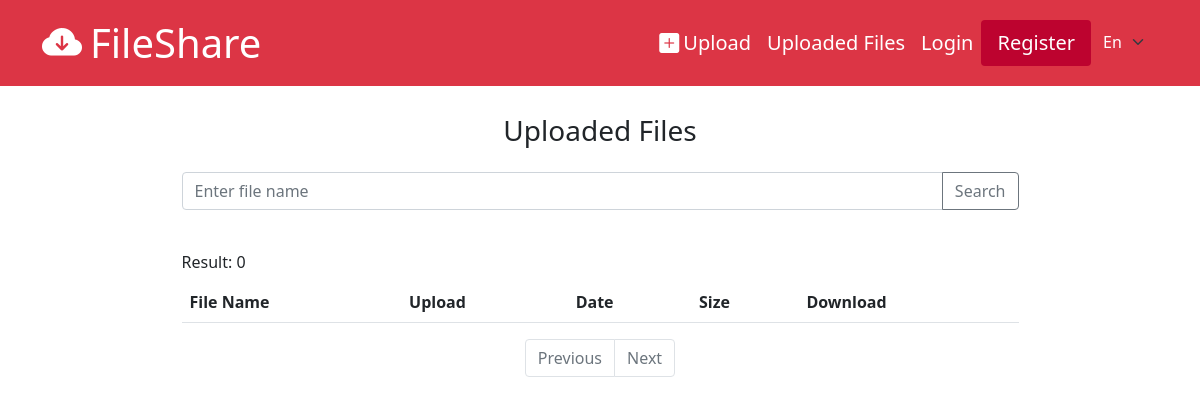
Page /files/all on the earlier database version.
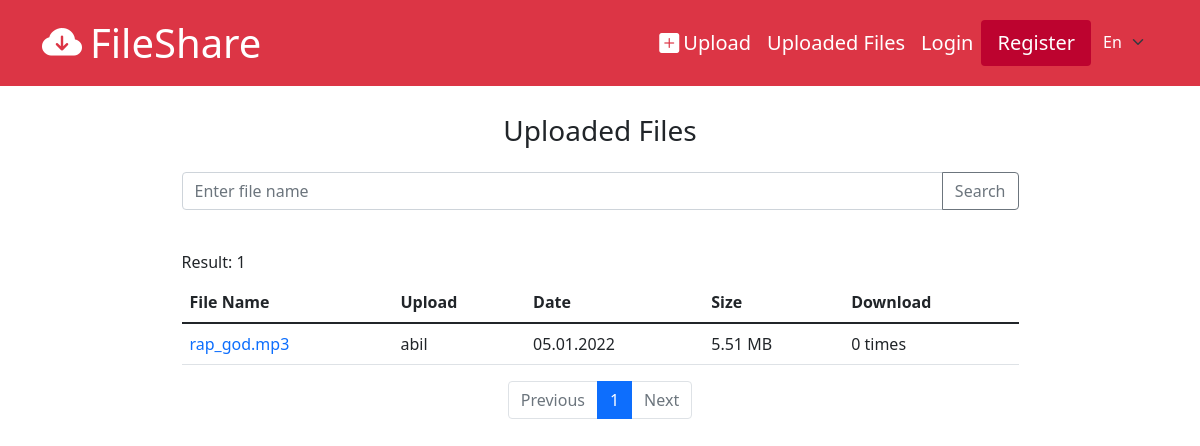
Same page on the later database version.
### tables this page shows
CREATE TABLE `fileinfo` (
  `id` int(11) NOT NULL,
  `file_id` int(11) NOT NULL,
  `storage_id` int(11) DEFAULT NULL,
  `download_count` int(11) NOT NULL DEFAULT 0,
  `status` int(11) NOT NULL DEFAULT 0,
  `old_status` int(11) DEFAULT NULL,
  `password` varchar(255) DEFAULT NULL,
  `description` varchar(255) DEFAULT NULL
);

CREATE TABLE `file` (
  `id` int(11) NOT NULL,
  `name` varchar(255) NOT NULL,
  `path` varchar(255) NOT NULL,
  `size` varchar(255) NOT NULL,
  `created_at` datetime NOT NULL DEFAULT current_timestamp(),
  `type` varchar(255) NOT NULL
);

CREATE TABLE `user` (
  `id` int(11) NOT NULL,
  `name` varchar(255) NOT NULL,
  `username` varchar(255) NOT NULL,
  `email` varchar(255) NOT NULL,
  `password` varchar(255) NOT NULL,
  `birthdate` datetime DEFAULT NULL,
  `gender` int(11) DEFAULT NULL,
  `created_at` datetime NOT NULL DEFAULT current_timestamp(),
  `status` int(11) NOT NULL
);

### app/controllers/Files.php (called while the page is built, shortened)
<?php
    class Files extends Controller{
        protected FileInfo $fileInfoModel;
        public function __construct()
        {
            $this->fileInfoModel = $this->model('FileInfo');
        }
        public function all($pageNo = 1){
            $start = ($pageNo - 1) * 10;
            if($_SERVER['REQUEST_METHOD'] == 'POST'){
                $_POST = filter_input_array(INPUT_POST, FILTER_SANITIZE_STRING);
                $result = $this->fileInfoModel->getFileInfosByNameAndMode($_POST['search'], [$start, 10], FileHelper::FILE_ATTR_PUBLIC);
                $result['search'] = $_POST['search'];
            }else{
                $start = ($pageNo - 1) * 10;
                $result = $this->fileInfoModel->getFileInfosByMode([$start, $start + 10], FileHelper::FILE_ATTR_PUBLIC);
            }
            $idArr = ModelHelper::getAllUserFileId($result['files']);
            if(count($idArr) > 0){
                $detailedResult = $this->fileInfoModel->getAllFileInfoUserDetailById($idArr);
                $result['files'] = ModelHelper::mergeFileInfoArr($result['files'], $detailedResult);
            }
            $content = FileHelper::getPageContentByLang('files/all', Core::$lang);
            $result['page_no'] = $pageNo;
            $result['content'] = $content;
            $this->view('files/all', $result);
        }
    }

### app/libraries/Core.php (called while the page is built, shortened)
<?php
    class Core{
        protected $currentMethod = 'index';
        protected $params = [];
        public function __construct()
        {
            $url = $this->getUrl();
            $index = 0;
            if(isset($url[$index]) && file_exists('../app/controllers/' . $url[$index] . '.php')){
                unset($url[$index]);
                $index++;
            }
            $this->currentController = new $this->currentController;
            if(isset($url[$index])){
                if(method_exists($this->currentController, $url[$index])){
                    $this->currentMethod = $url[$index];
                    unset($url[$index]);
                }
                $this->params = $url ? array_values($url) : [];
            }
            call_user_func_array([ $this->currentController, $this->currentMethod ], $this->params);
        }
        public function getUrl(){
            if(isset($_GET['url'])){
                $url = rtrim($_GET['url'], '/');
                $url = filter_var($url, FILTER_SANITIZE_URL);
                $url = explode('/', $url);
                return $url;
            }
        }
    }

### public/index.php (called while the page is built, shortened)
<?php
    new Core();

### app/helpers/session_helper.php (called while the page is built, shortened)
<?php
    function isLoggedIn(){
        return isset($_SESSION['user_id']);
    }
    function isAdminLoggedIn()
    {
        return isset($_SESSION['admin_id']);
    }

### app/helpers/file_helper.php (called while the page is built, shortened)
<?php
    class FileHelper{
        public static function getPageContentByLang($path, $lang){
            $content = file_get_contents(APPROOT . '\\langs\\' . $lang . '\\' . $path . '.json');
            return json_decode($content);
        }
    }

### app/libraries/Database.php (called while the page is built, shortened)
<?php
    class Database{
        private $dbh;
        private $stmt;
        public function __construct($host, $user, $pass, $dbname){
            $dsn = 'mysql:host=' . $host . ';dbname=' . $dbname;
            $options = [
                PDO::ATTR_PERSISTENT => true,
                PDO::ATTR_ERRMODE => PDO::ERRMODE_EXCEPTION,
                PDO::ATTR_DEFAULT_FETCH_MODE => PDO::FETCH_OBJ,
            ];
            try{
                $this->dbh = new PDO($dsn, $user, $pass, $options);
            }catch(PDOException $e){
                $this->error = $e->getMessage();
                echo $this->error;
            }
        }
        public function query($sql){
            $this->stmt = $this->dbh->prepare($sql);
        }
        public function bind($param, $value, $type = null){
            if(is_null($type)){
                switch(true){
                    case is_int($value):
                        $type = PDO::PARAM_INT;
                        break;
                }
            }
            $this->stmt->bindValue($param, $value, $type);
        }
        public function execute(){
            return $this->stmt->execute();
        }
        public function resultSet(){
            $this->execute();
            return $this->stmt->fetchAll();
        }
        public function single(){
            $this->execute();
            return $this->stmt->fetch();
        }
        public function rowCount(){
            return $this->stmt->rowCount();
        }
    }

### app/models/FileInfo.php (called while the page is built, shortened)
<?php
    class FileInfo extends Model{
        public function getFileInfosByMode(array $range, int $mode){
            $this->db->query("SELECT COUNT(*) as file_count FROM `fileinfo` WHERE `fileinfo`.`status` = :status");
            $this->db->bind(':status', $mode);
            $this->db->execute();
            $totalFile = $this->db->single()->file_count;
            $sql = "SELECT *, `file`.`created_at` as `file_created_at`,
                            `file`.`name` as `file_name`,
                            `fileinfo`.`id` as `fileinfo_id`,
                            `file`.`id` as `file_id` FROM `fileinfo`
                            INNER JOIN `file` ON `fileinfo`.`file_id` = `file`.`id`
                            WHERE `fileinfo`.`status` = :status ORDER BY `file`.`created_at`
                            DESC LIMIT :start, :count";
            $this->db->query($sql);
            $this->db->bind(':status', $mode);
            $this->db->bind(':start', $range[0]);
            $this->db->bind(':count', $range[1]);
            $this->db->execute();
            $dataSet = $this->db->resultSet();
            $pageCount = 0;
            if($this->db->rowCount() != 0)
            {
                $pageCount = ceil($totalFile / $range[1]);
            }
            return [
                'files' => $dataSet,
                'total_count' => $totalFile,
                'page_count' => $pageCount
            ];
        }
        public function getAllFileInfoUserDetailById($fileInfoIdArr){
            $sql = "SELECT *, `file`.`created_at` AS `file_created_at`,
                                         `file`.`name` AS `file_name`,
                                          `fileinfo`.`id` AS `fileinfo_id`,
                                          `fileinfo`.`status` as `fileinfo_status`,
                                          `file`.`id` AS `file_id` FROM `fileinfo`
                                          INNER JOIN `file` ON `fileinfo`.`file_id` = `file`.`id`
                                          INNER JOIN `userstorage` ON `userstorage`.`id` = `fileinfo`.`storage_id`
                                        INNER JOIN `user` ON `userstorage`.`user_id` = `user`.`id` WHERE `fileinfo`.`id` IN (";
            $sql .= implode(",", $fileInfoIdArr) . ")";
            $this->db->query($sql);
            $this->db->execute();
            return $this->db->resultSet();
        }
    }

### app/libraries/Model.php (called while the page is built, shortened)
<?php
    class Model{
        public function __construct()
        {
            $this->db = new Database(DB_HOST, DB_USER, DB_PASS, DB_NAME);
        }
    }

### app/helpers/model_helper.php (called while the page is built, shortened)
<?php
    class ModelHelper{
        public static function getAllUserFileId($fileInfoArr){
            $idArr = [];
            foreach ($fileInfoArr as $fileInfo) {
                if(!is_null($fileInfo->storage_id)){
                    $idArr[] = $fileInfo->fileinfo_id;
                }
            }
            return $idArr;
        }
    }

### app/helpers/sizing_helper.php (called while the page is built)
<?php
    function formatBytes($bytes, $precision = 2) {
        $units = array('B', 'KB', 'MB', 'GB', 'TB');
        $bytes = max($bytes, 0);
        $pow = floor(($bytes ? log($bytes) : 0) / log(1024));
        $pow = min($pow, count($units) - 1);
        $bytes /= pow(1024, $pow);
        return round($bytes, $precision) . ' ' . $units[$pow];
    }

### app/views/files/all.php (the view, shortened to what this page needs)
<?php require_once APPROOT . '/views/partials/header.php'?>
    <div class="container">
        <div class="d-flex flex-column justify-content-center align-items-center w-75 mx-auto">
            <h1 class="fs-3 my-4"><?= $data['content']->title ?></h1>
            <form method="POST" class="w-100">
                <div class="input-group mb-3">
                    <input type="text" class="form-control" name="search" placeholder="<?= $data['content']->search_input ?>" value="<?= isset($data['search']) ? $data['search'] : ''?>">
                    <button class="btn btn-outline-secondary" type="submit" id="button-addon2"><?= $data['content']->search_btn ?></button>
                </div>
            </form>
            <p id="result-count" class="mt-4"><?= $data['content']->search_result ?>: <?= $data['total_count'] ?></p>
            <table class="table table-hover mt-2">
                <thead>
                    <tr>
                        <th><?= $data['content']->table->col0 ?></th>
                        <th><?= $data['content']->table->col1 ?></th>
                        <th><?= $data['content']->table->col2 ?></th>
                        <th><?= $data['content']->table->col3 ?></th>
                        <th><?= $data['content']->table->col4 ?></th>
                    </tr>
                </thead>
                <tbody>
                    <?php foreach ($data['files'] as $file): ?>
                        <tr>
                            <td><a href="<?= URLROOT ?>/files/info/<?= $file->fileinfo_id ?>"><?= $file->file_name ?></a></td>
                            <td><?= property_exists($file, 'username') ? $file->username : $data['content']->guest ?></td>
                            <td><?= (new DateTime($file->file_created_at))->format('d.m.Y') ?></td>
                            <td><?= formatBytes($file->size) ?></td>
                            <td><?= $file->download_count ?> <?= $data['content']->time ?></td>
                        </tr>
                    <?php endforeach; ?>
                </tbody>
            </table>
            <nav >
                <ul class="pagination">
                    <li class="page-item <?= $data['page_no'] == 1 ? 'disabled' : '' ?>">
                      <a class="page-link" href="<?= $data['page_no'] == 1 ? '#' : URLROOT . '/files/all/' . $data['page_no'] - 1 ?>"><?= $data['content']->pagePrev ?></a>
                    </li>
                    <?php for($i = 1; $i <= $data['page_count']; $i++): ?>
                    <li class="page-item <?= $data['page_no'] == $i ? 'active' : '' ?>" aria-current="page">
                        <a class="page-link" href="<?= URLROOT . '/files/all/' . $i?>"><?= $i ?></a>
                    </li>
                    <?php endfor; ?>
                    <li class="page-item <?= $data['page_no'] == $data['page_count'] || $data['page_count'] == 0 ? 'disabled' : '' ?>">
                        <a class="page-link" href="<?= $data['page_no'] == $data['page_count'] ? '#' : URLROOT . '/files/all/' . $data['page_no'] + 1 ?>"><?= $data['content']->pageNext ?></a>
                    </li>
                </ul>
            </nav>
        </div>
    </div>
<?php require_once APPROOT . '/views/partials/footer.php'?>

### app/libraries/Controller.php (shortened to what this page needs)
<?php
     class Controller{
        public function model($model){
            return new $model();
        }
        public function view($view, $data = []){
            $fileName = '../app/views/' . $view . '.php';
            if(file_exists($fileName)){
                require_once $fileName;
            }else{
                die('View does not exist');
            }
        }
     }

### app/views/partials/header.php (shortened to what this page needs)
<!DOCTYPE html>
<html lang="en">
<head>
    <link href="https://cdn.jsdelivr.net/npm/bootstrap@5.1.3/dist/css/bootstrap.min.css" rel="stylesheet">
    <link rel="stylesheet" href="https://cdn.jsdelivr.net/npm/bootstrap-icons@1.7.2/font/bootstrap-icons.css">
    <link rel="stylesheet" href="<?= URLROOT ?>/css/style.css">
</head>
<body>
    <?php
        if(isAdminLoggedIn()){
            require_once APPROOT . '/views/admins/partials/navbar.php';
        }else{
            require_once APPROOT . '/views/partials/navbar.php';
        }
    ?>

### app/views/partials/navbar.php (shortened to what this page needs)
<?php
    $content = FileHelper::getPageContentByLang('navbar', Core::$lang);
?>
<nav class="navbar navbar-expand-lg navbar-dark bg-danger fixed-top">
    <div class="container">
        <a href="<?= URLROOT ?>" class="navbar-brand fs-1">
            <i class="bi bi-cloud-arrow-down-fill me-2"></i><?= SITENAME ?>
        </a>
        <div class="collapse navbar-collapse text-center" id="navmenu">
            <ul class="navbar-nav ms-auto fs-5">
                <li class="nav-item">
                    <a href="<?= URLROOT ?>/files/upload" class="nav-link text-white">
                        <i class="bi bi-plus-square-fill m-1"></i><?= $content->menu1 ?>
                    </a>
                </li>
                <li class="nav-item">
                    <a href="<?= URLROOT ?>/files/all" class="nav-link text-white">
                    <?= $content->menu2 ?>
                    </a>
                </li>
                <?php if(isLoggedIn()): ?>
                <li class="nav-item">
                    <a href="<?= URLROOT ?>/users/storage/<?= $_SESSION['user_storage_id']?>" class="nav-link text-white">
                        <?= $_SESSION['user_name'] ?>
                    </a>
                </li>
                <li class="nav-item">
                    <a href="<?= URLROOT ?>/users/logout" class="nav-link text-white">
                    <?= $content->menu3 ?>
                    </a>
                </li>
                <?php else: ?>
                <li class="nav-item">
                    <a href="<?= URLROOT ?>/users/login" class="nav-link text-white">
                        <?= $content->menu4 ?>
                    </a>
                </li>
                <li class="nav-item">
                    <div class="bg-light-red rounded px-2">
                        <a href="<?= URLROOT ?>/users/register" class="nav-link text-white">
                        <?= $content->menu5 ?>
                        </a>
                    </div>
                </li>
                <?php endif; ?>
                <li class="nav-item">
                    <select id="langs" class="form-select bg-danger select-lang text-white mt-1 cursor-pointer">
                        <?php foreach(Core::$langs as $value ): ?>
                            <option <?= Core::$lang == $value ? 'selected' : '' ?>><?= ucfirst($value) ?></option>
                        <?php endforeach; ?>
                    </select>
                </li>
            </ul>
        </div>
    </div>
</nav>

### app/views/partials/footer.php (shortened to what this page needs)
</body>
</html>

### public/css/style.css (style rules this page uses)
a { text-decoration: none; }
.bg-light-red { background-color: #bd032f; }
.select-lang { border: 0; }
body, p { margin: 0; }
#result-count { align-self: start; }
body::before { display: block; height: 90px; content: ""; }
.cursor-pointer { cursor: pointer; }

Differences in the rows shown:
added fileinfo: file.name "rap_god.mp3", user.username "abil", file.created_at "05.01.2022", file.size "5.51 MB", download_count "0", time "times"
Other differences:
$data['total_count']: "0" → "1"
new list line: "1"
